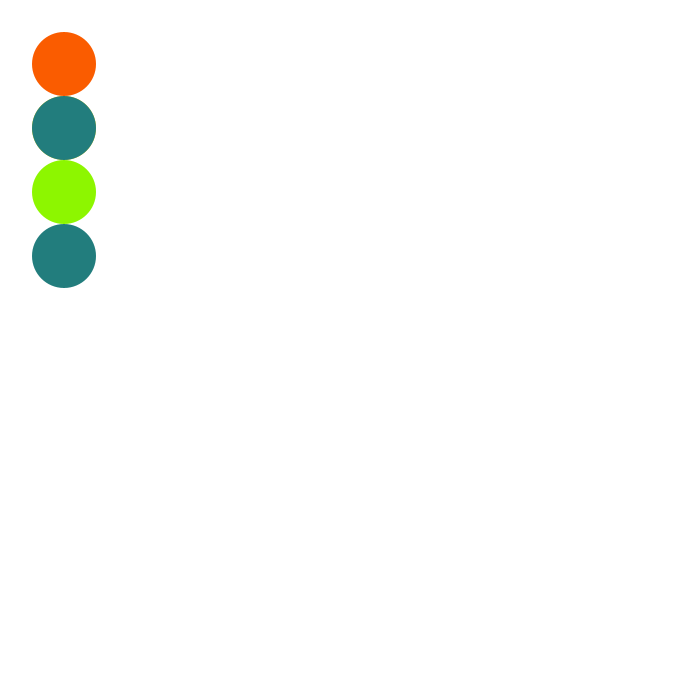
Frame 1 (no input)
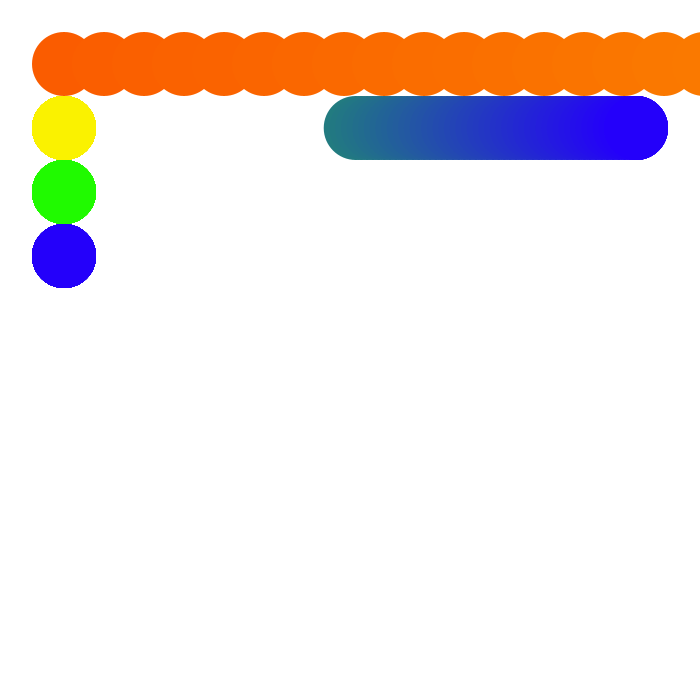
Frame 60 (the mouse pressed at the canvas centre just before this capture)
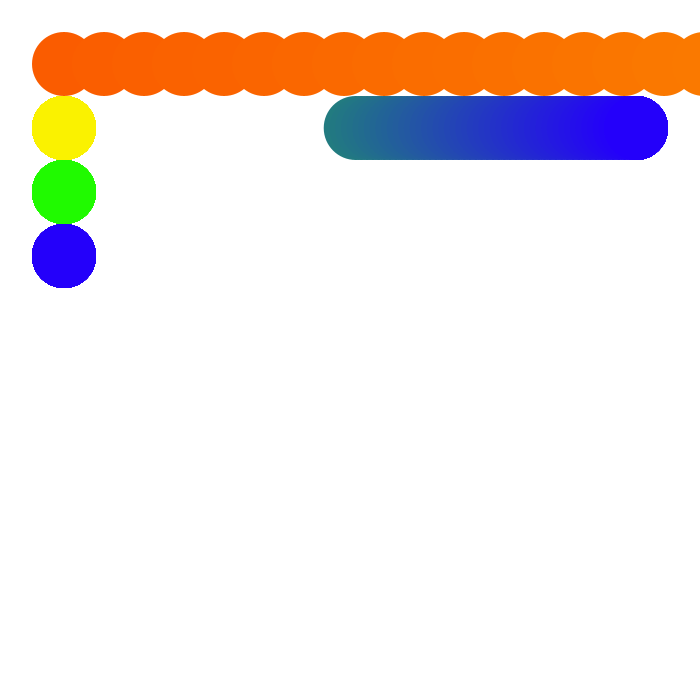
Frame 120 (the mouse held since frame 60 and released just before this capture)

The Processing sketch that drew these frames (run headless with seeded random() and noise(); from frame 60 on, the mouse is pressed at the canvas centre):

// Processing sketch: animation_unit2
// ── animation_unit2.pde
PVector startPoint;
PVector start, stop, flerpMotion;
float sineWave = sin(frameCount);
float interpolation = map(sineWave, -1, 1, 0, 1);

void setup() {
  size (700, 700);
  background(255);
  noStroke();

  frameRate(5);

  startPoint  = new PVector(64, 64);
  start       = new PVector(64, 128);
  stop        = new PVector(width -64, start.y);
  flerpMotion = new PVector(start.x, start.y);
}

void draw() {
  //cause a cascading effect that fades over time
  //with a translucent BG
  // fill(255, 25);
  //rect(0, 0, width, height);

  //drawing the balls
  int ballSize = 64;
  //red to orange lerpcolor
   fill(lerpColor(#FA0000, #FAB800, interpolation));
  //liner motion moves at a consistant speed
  circle(startPoint.x, startPoint.y, ballSize);
  startPoint.x += 10;

//orange to yellow lerpcolor
   fill(lerpColor(#FAB800, #FAF200, interpolation));
    circle(64, 128, ballSize);
  startPoint.x += 10;
  
  //yellow to green lepcolor
  fill(lerpColor(#FAF200, #20FA00, interpolation));
    circle(64, 192, ballSize);
  startPoint.x += 10;
  
  //green to blue lerpcolor
  fill(lerpColor(#20FA00, #2400FA, interpolation));
    circle(64, 256, ballSize);
  startPoint.x += 10;

  //lerpMotion is able to move from its start a stop points
  circle(flerpMotion.x, flerpMotion.y, ballSize);
  interpolation += 0.01;
  interpolation = constrain(interpolation, 0, 1);
  flerpMotion.x = lerp(start.x, stop.x, interpolation);
}
